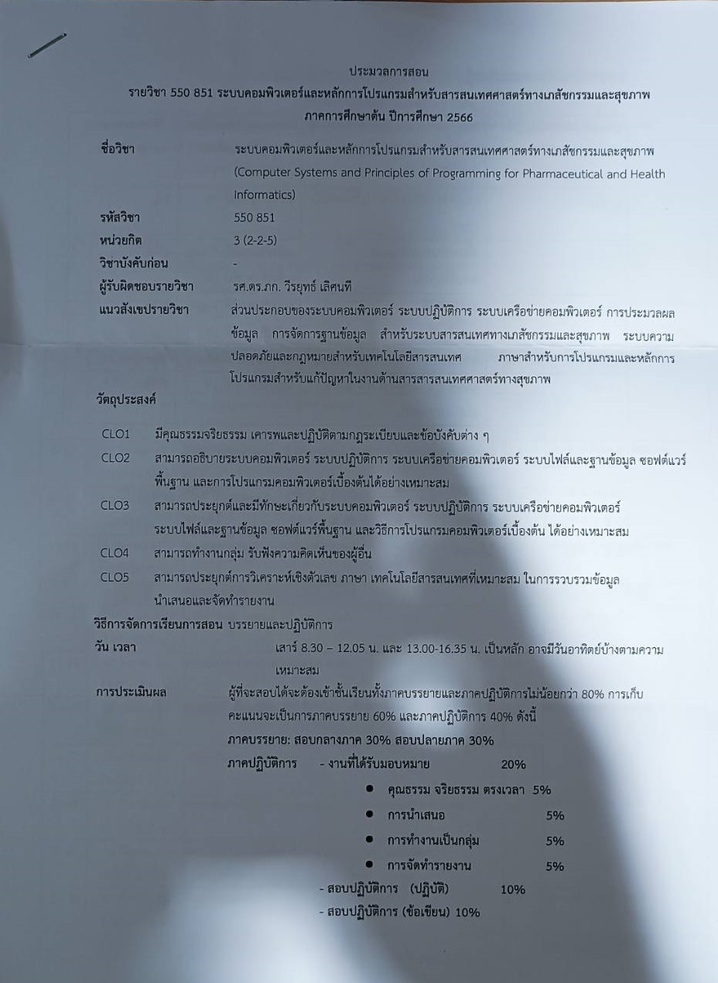
#> input picture final_and_homework_samart/final_and_homework/homework_1_1/quiz3/image/document2.jpg, 718 x 983 px, shrunk from 928 x 1271 before the run
$ python quiz3.py
#> lines starting #> are read from the running program, lines starting #| are printed output that depends on the picture; after the words box and inside, x2 and y2 are one past the last pixel; in counts of white or black regions, pixels touching at a corner belong together
### final_and_homework_samart/final_and_homework/homework_1_1/utils.py
import numpy as np
import cv2
import matplotlib.pyplot as plt
import math

# [48 lines left out: functions plt_show_image, cv_show, normalize, power_gamma, edge_operator_meth, equalized, not called in this run]

def otsu(hist):
    tot = np.sum(hist)
    prob = hist/tot
    coef_max = -1
    thr = -1
    for t in range(1,256):
        #0.00000001 เพื่อให้ผลลัพธ์ไม่เป็น 0
        w0 = np.sum(prob[:t]) + 0.00000001 #น้ำหนักความน่าจะเป็น กลุ่มมืด
        w1 = np.sum(prob[t:]) + 0.00000001 #น้ำหนักความน่าจะเป็น กลุ่มมืด
        i0 = np.array([i for i in range(t)])
        i1 = np.array([i for i in range(t,256)])
        u0 = np.sum(i0*prob[:t])/w0 #ค่าเฉลี่ยความเข้มกลุ่มที่มืด
        u1 = np.sum(i1*prob[t:])/w1 #ค่าเฉลี่ยความเข้มกลุ่มที่สว่าง

        coef = (w0*w1)*np.power(u0-u1,2) #ค่าความต่างกันของกลุ่มมืดกับสว่าง
        if  coef > coef_max:
            coef_max = coef
            thr = t
    return thr

def show_histogram(hist):
    plt.plot(hist)
    plt.show()

def histogram(img):
    row, col = img.shape
    hist = [0.0] * 256
    for i in range(row):
        for j in range(col):
            hist[img[i, j]]+=1
    return np.array(hist)


# [69 lines left out: functions split_sub_image, rgb_to_hsv, rgb_to_cmyk, avg_blur, not called in this run]


def split_4_img(img):
    h, w = img.shape
#> h = 983; w = 718
    h_cutoff, w_cutoff = h // 2, w // 2  # เอาความสูงและความกว้าง มาหารครึ่ง เพื่อหาเส้นแบ่งแนวนอนตรงกลาง เก็บใน h_cutoff,w_cutoff
#> h_cutoff = 491; w_cutoff = 359

    # แยกเป็นส่วน ซ้ายบน ขวาบน ซ้ายล่าง ขวาล่าง
    left_top = img[:h_cutoff, :w_cutoff]
    right_top = img[:h_cutoff, w_cutoff:]
    left_bottom = img[h_cutoff:, :w_cutoff]
    right_bottom = img[h_cutoff:, w_cutoff:]
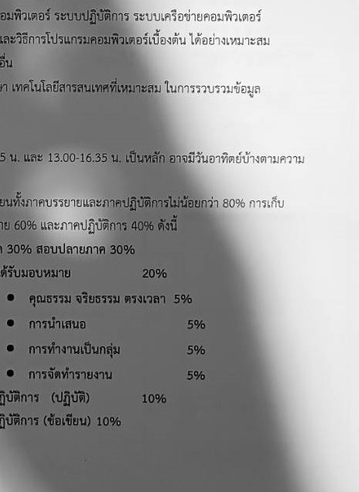
#> right_bottom: shape (492, 359); min 0, max 255, mean 151.7

    # list ซ้อน list เป็นส่วนของ ซ้ายบน ขวาบน และ ซ้ายล่าง ขวาล่าง แล้วส่งออก
    return [
        [left_top, right_top], # row 0
        [left_bottom, right_bottom] # row 1
    ]

def recursive_for_split(img, level=1):
    # เป็นตรวจสอบว่า ทำ level ครบยัง ถ้า level = 0 แสดงว่าแยกครบหมดแล้ว จึง return กลับ
    if level == 0 :
        return img

    sub_img = split_4_img(img)
#> sub_img = 2 items

    # Recursive เพื่อเอาภาพของปัจจุบันไปแบ่งให้เป็นอีก 4 ส่วนย่อย
    # จะแยกเป็นส่วนของ ซ้ายบน ขวาบน
    top_row = [
        recursive_for_split(sub_img[0][0], level - 1), # -1 ลบ level ในแต่ละรอบ
        recursive_for_split(sub_img[0][1], level - 1)
    ]

    # จะแยกเป็นส่วนของ ซ้ายล่าง ขวาล่าง
    bottom_row = [
        recursive_for_split(sub_img[1][0], level - 1),
        recursive_for_split(sub_img[1][1], level - 1)
    ]
#> in split_4_img (call 5), `left_top = img[:h_cutoff, :w_cutoff]`:
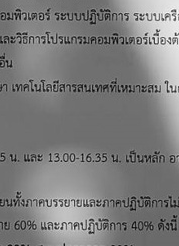
#> left_top: shape (246, 179); min 0, max 255, mean 124.8
#> in split_4_img (call 5), `right_top = img[:h_cutoff, w_cutoff:]`:
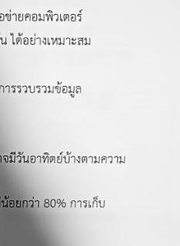
#> right_top: shape (246, 180); min 19, max 255, mean 221.4
#> in split_4_img (call 5), `left_bottom = img[h_cutoff:, :w_cutoff]`:
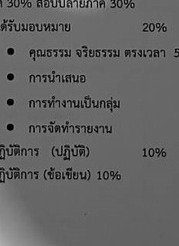
#> left_bottom: shape (246, 179); min 0, max 196, mean 100.4
#> in split_4_img (call 5), `right_bottom = img[h_cutoff:, w_cutoff:]`:
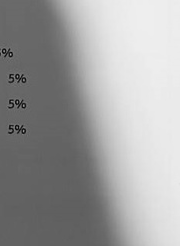
#> right_bottom: shape (246, 180); min 6, max 238, mean 159.6

    # คืนเป็น list ซ้อน list
    return [top_row, bottom_row]

def recursive_for_merge(img_split):
    # ถ้า type ของ img_split เท่ากับ type array หมายความว่ามันคือ img แล้วสามารถนำมาแก้ไขแล้ว return ได้
    # เอาใว้ตรวจสอบว่า type เป็นอะไร
    if type(img_split) == np.ndarray:
        # std มันคือฟังก์ชันหา ค่าเบี่ยงเบนมาตรฐาน เป็นตัวเลขที่บอกว่าข้อมูลมัน กระจัดกระจาย หรือ เกาะกลุ่ม กันแค่ไหน
        # ถ้าสีตรงส่วนที่ไม่มีตัวอักษร มีสีที่พื้นหลังคล้ายๆกัน เอาค่าสีในจุดภาพนั้นๆมา+กับจุดสีอื่นๆแล้ว / ด้วยจำนวนพิกเซลทั้งหมด
        # ตัวอย่างเช่น มี 3 จุดภาพค่าสีคือ 255+255+250 /3 = 253.33 แต่ละจุดห่างกัน 1.67,1.67,3.33 เอาเข้า std ได้ประมาณ 2.36
        # แสดงว่าภาพย่อยส่วนนี้อาจจะเป็นพื้นหลังธรรมดาไม่มีตัวอักษรปน เลขเข้าไปทำใน if ได้เลย
        # ถ้าค่าเกิน 15 แสดงว่าภาพย่อยนั้นอาจจะมีตัวอักษรผสมด้วย
        if np.std(img_split) < 15:
            mask = np.zeros_like(img_split)
            mask[img_split >= 0] = 255  # ทำให้เป็นสีขาวทั้งหมด
            img_split = mask.astype(np.uint8)

        hist = histogram(img_split)
        mask = np.zeros_like(img_split)
        thresh = otsu(hist)
        mask[img_split >= thresh] = 255
        img_split = mask.astype(np.uint8)

        return img_split

    # ถ้าเป็น list ที่ไม่ใช่ type array ให้ทำส่วนข้างล่างนี้ จนกว่าจะถึง list ในสุด
    else:
        # top ไปรวมก้อน ซ้ายบน และ ขวาบน มา
        left_top = recursive_for_merge(img_split[0][0])
        right_top = recursive_for_merge(img_split[0][1])

        # bottom ไปรวมก้อน ซ้ายล่าง และ ขวาล่าง มา
        left_bottom = recursive_for_merge(img_split[1][0])
        right_bottom = recursive_for_merge(img_split[1][1])

        top_row = cv2.hconcat([left_top, right_top])
        bottom_row = cv2.hconcat([left_bottom, right_bottom])

        full_img = cv2.vconcat([top_row, bottom_row])

    return full_img

### final_and_homework_samart/final_and_homework/homework_1_1/quiz3/quiz3.py
import cv2
import sys
sys.path.append('../')
import numpy as np
import utils

# [56 lines left out: functions process, doc_1, not called in this run]

def doc_2():
    img = cv2.imread("./image/document2.jpg", 0)

    sub_img = utils.recursive_for_split(img, level=2) # แยกรูป level 6 หมายถึง 4^6 = 4096 ภาพย่อย... รันโครตนาน แถมเป็น recursive
#> sub_img = 2 items
    new_img = utils.recursive_for_merge(sub_img) # ปรับภาพ 4096 ภาพย่อยแล้วนำมา merge แบบ recursive...
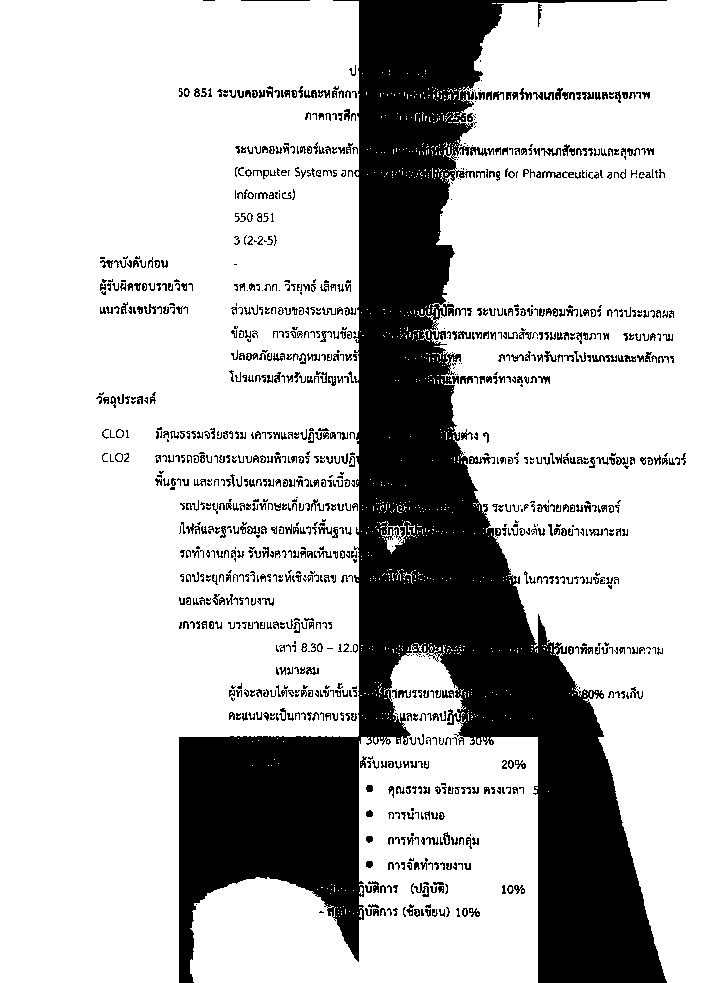
#> new_img: shape (983, 718); 76.6% white; 1127 black regions (484 under 20 px), largest, box (x1, y1, x2, y2) and area: (179, 0, 667, 983) 140482, (469, 456, 495, 464) 114, (592, 355, 617, 362) 106
    # utils.cv_show(sub_img[0][1])
    # utils.cv_show(new_img)

    concat = cv2.hconcat([img,new_img])
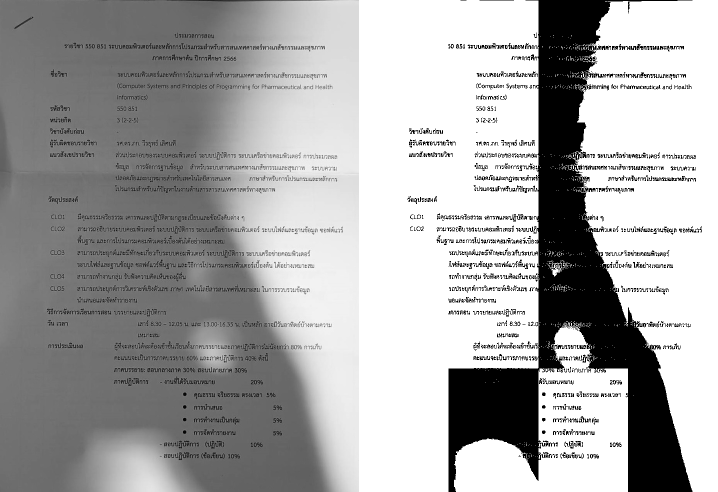
#> concat: shape (983, 1436) (shown at 1/2 size); min 0, max 255, mean 167.8
    cv2.imwrite("./out/document2_1.png", new_img)
    cv2.imwrite('./out/document2_concat.png', concat)

def main():
    # doc_1()
    doc_2()

if __name__ == '__main__':
    main()

# 3.1
# แบ่งเป็น 4 รูปย่อย แล้ว ซ้ายบน พื้นหลังสีขาวไม่มี noise พิกัด 0,0
# รูปย่อย ซ้ายล่าง ต้องย่อยลงอีกทีเพราะมีส่วนที่สีพื้นหลังมีหลายสีจำเป็นต้องย่อยลงไปอีก 4 ภาพใน พิกัด 1,0
# แต่ละภาพย่อยก็ปรับภาพตามของตัวเองโดยเรียงตามพิกัด ซ้ายบน ขวาบน ซ้ายล่าง ขวาล่าง แต่ละภาพเป็นพื้หลังดำ ไม่มี noise
# หลังจากปรับภาพแล้วนำมารวมกันให้เป็น sub_lb ภาพ (ซ้ายล่าง)
# รูปย่อย ขวาบน พื้นหลังสีดำ ไม่มี noise พิกัด 0,1
# รูปย่อย ขวาล่าง พื้นหลังสีดำ มี noise พิกัด 1,1
# ผลลัพธ์ที่ได้จะ ได้รูปภาพพื้นหลังขาวตัวอักษรสีดำ

# 3.2
# อ่านภาพ แล้วใส่ recursive_for_split เพื่อแบ่งรูปให้เป็นย่อยช่วยในการปรับภาพที่ละเอียดมากๆ
# ด้วยการกำหนด level ยิ่งเยอะยิ่งละเอียดแต่ต้องแลกด้วยกันประมวลผลนาน เพราะเป็นการ recursive
# ในข้อนี้แบ่งไป level 6 ได้ภาพย่อย 4096 ภาพ ทำให้ทำ otsu ได้ละเอียดมากขึ้น
# หลังจากแบ่งภาพแล้วปรับแล้วต้อง merge กลับทั้งหมด 4096 ภาพจะได้เป็นรูปใหญ่
# ผลลัพธ์ที่ได้จะได้เอกสารพื้นหลังสีขาว ตัวอักษรสีดำครับ
